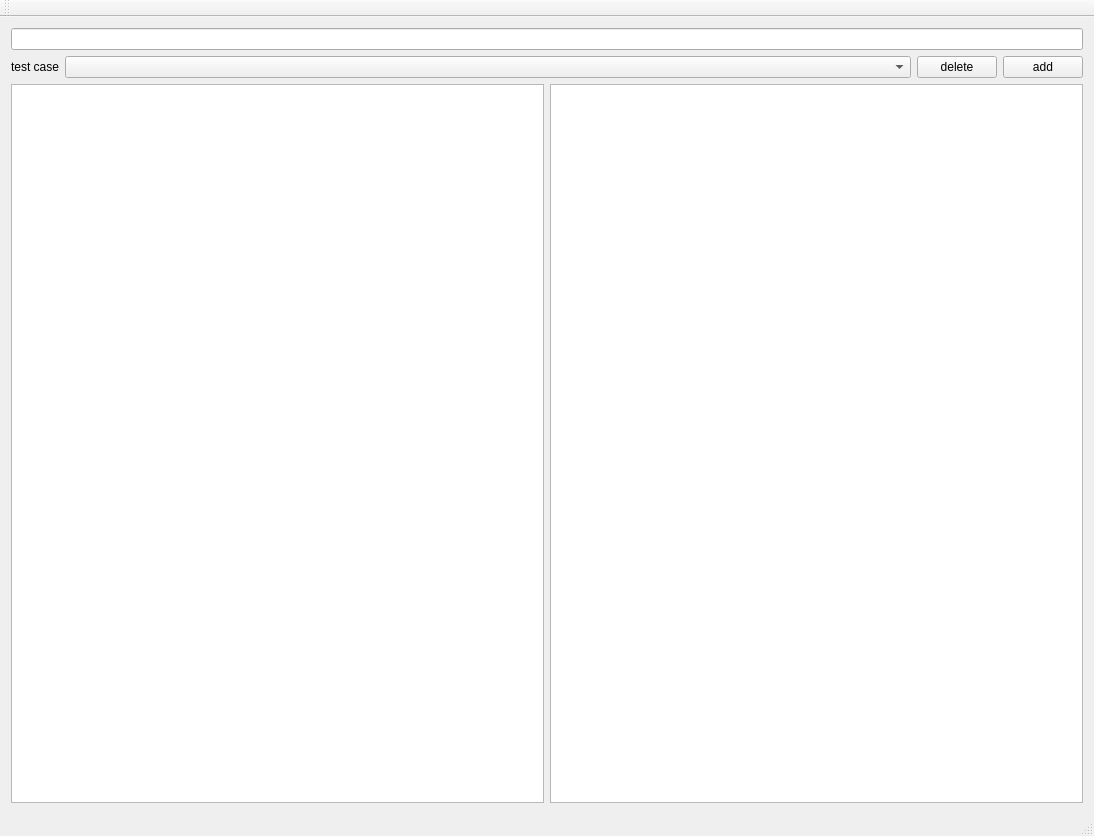
<?xml version="1.0" encoding="UTF-8"?>
<ui version="4.0">
 <class>MainWindow</class>
 <widget class="QMainWindow" name="MainWindow">
  <property name="geometry">
   <rect>
    <x>0</x>
    <y>0</y>
    <width>1094</width>
    <height>836</height>
   </rect>
  </property>
  <property name="windowTitle">
   <string>MainWindow</string>
  </property>
  <widget class="QWidget" name="centralWidget">
   <layout class="QVBoxLayout" name="verticalLayout">
    <item>
     <widget class="QLineEdit" name="lineEditDirectory"/>
    </item>
    <item>
     <layout class="QHBoxLayout" name="horizontalLayout">
      <item>
       <widget class="QLabel" name="label">
        <property name="sizePolicy">
         <sizepolicy hsizetype="Maximum" vsizetype="Preferred">
          <horstretch>0</horstretch>
          <verstretch>0</verstretch>
         </sizepolicy>
        </property>
        <property name="text">
         <string>test case</string>
        </property>
       </widget>
      </item>
      <item>
       <widget class="QComboBox" name="comboBoxTestCase"/>
      </item>
      <item>
       <widget class="QPushButton" name="pushButtonDelete">
        <property name="sizePolicy">
         <sizepolicy hsizetype="Maximum" vsizetype="Fixed">
          <horstretch>0</horstretch>
          <verstretch>0</verstretch>
         </sizepolicy>
        </property>
        <property name="text">
         <string>delete</string>
        </property>
       </widget>
      </item>
      <item>
       <widget class="QPushButton" name="pushButtonAdd">
        <property name="sizePolicy">
         <sizepolicy hsizetype="Maximum" vsizetype="Fixed">
          <horstretch>0</horstretch>
          <verstretch>0</verstretch>
         </sizepolicy>
        </property>
        <property name="text">
         <string>add</string>
        </property>
       </widget>
      </item>
     </layout>
    </item>
    <item>
     <layout class="QHBoxLayout" name="horizontalLayout_2">
      <item>
       <widget class="QTextEdit" name="textEditInput">
        <property name="font">
         <font>
          <family>Courier New</family>
          <pointsize>10</pointsize>
         </font>
        </property>
       </widget>
      </item>
      <item>
       <widget class="QTextEdit" name="textEditOutput">
        <property name="font">
         <font>
          <family>Courier New</family>
          <pointsize>10</pointsize>
         </font>
        </property>
       </widget>
      </item>
     </layout>
    </item>
   </layout>
  </widget>
  <widget class="QMenuBar" name="menuBar">
   <property name="geometry">
    <rect>
     <x>0</x>
     <y>0</y>
     <width>1094</width>
     <height>21</height>
    </rect>
   </property>
  </widget>
  <widget class="QToolBar" name="mainToolBar">
   <attribute name="toolBarArea">
    <enum>TopToolBarArea</enum>
   </attribute>
   <attribute name="toolBarBreak">
    <bool>false</bool>
   </attribute>
  </widget>
  <widget class="QStatusBar" name="statusBar"/>
 </widget>
 <layoutdefault spacing="6" margin="11"/>
 <resources/>
 <connections/>
</ui>
